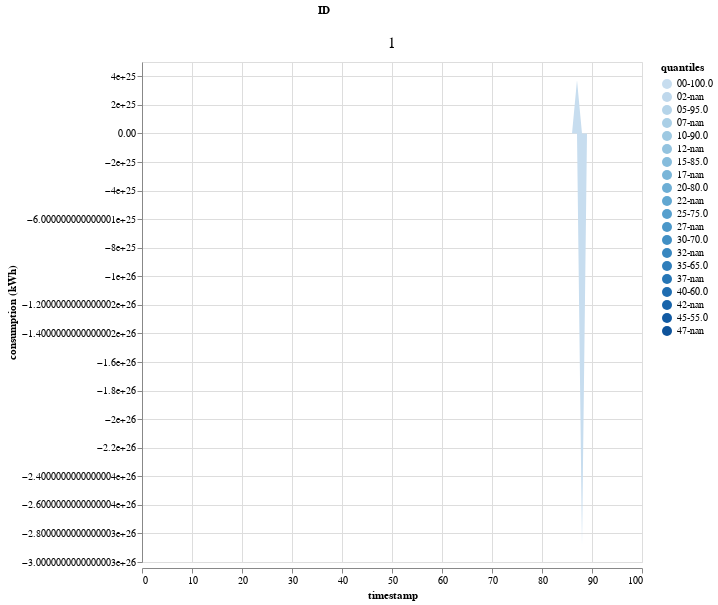

The notebook cell this image was saved under:
### Code cell
def data_df_to_quantiles(data_df): 
    # q = np.concatenate([np.arange(0, 0.05, 0.01), np.arange(0.05, 0.96, 0.05), np.arange(0.95, 1.005, 0.01)])
    q = np.arange(0, 1.01, 0.025)
    quantiles = (
        data_df.quantile(q, interpolation = 'nearest')
        .set_axis((q*100).astype('int'), axis = 0)
    )
    lower_quantiles = quantiles.loc[:49, :].stack().to_frame('min').rename_axis(index = ['lower_quantile', 'timestamp'])
    upper_quantiles = quantiles.loc[51:, :].stack().to_frame('max').reset_index(level = 0).rename(columns = {'level_0':'upper_quantile'}).assign(lower_quantile = lambda x: 100-x.upper_quantile).set_index('lower_quantile', append = True).swaplevel(0,1).sort_index().rename_axis(index = ['lower_quantile', 'timestamp'])
    return lower_quantiles.join(upper_quantiles).reset_index().assign(quantiles = lambda x: x.lower_quantile.astype('str').str.zfill(2)+'-'+x.upper_quantile.astype('str').str.zfill(2)).drop(columns = ['lower_quantile', 'upper_quantile'])

import pandas as pd
df = pd.DataFrame(days.reshape(len(days),-1))
df['ID'] = 1
import altair as alt
plot_df = df.groupby('ID').apply(data_df_to_quantiles).droplevel(1).reset_index()

area_chart = alt.Chart(plot_df).mark_area().encode(
    x = 'timestamp', 
    y= alt.Y('min:Q',title = 'consumption (kWh)',axis = alt.Axis(format = '.2f')),  
    y2='max:Q', 
    color= 'quantiles:O',    
    column = alt.Column('ID',  header=alt.Header(labelFontSize=15))
).properties(width=500,height=500).resolve_scale(y = 'shared').resolve_axis(y= 'independent').interactive(bind_x = False).configure_legend(labelLimit= 0)
area_chart

### Figure 1 — Vega-Lite specification as saved in the notebook (floating-point values rounded to 4 significant figures; data arrays with more than 128 entries replaced by an {"elided": "..."} marker saying what was removed)
{"config": {"view": {"continuousWidth": 400, "continuousHeight": 300}, "legend": {"labelLimit": 0}}, "data": {"name": "data-d831d674b043bbe983994c0bb3b11907"}, "mark": "area", "encoding": {"color": {"field": "quantiles", "type": "ordinal"}, "column": {"field": "ID", "header": {"labelFontSize": 15}, "type": "quantitative"}, "x": {"field": "timestamp", "type": "quantitative"}, "y": {"axis": {"format": ".2f"}, "field": "min", "title": "consumption (kWh)", "type": "quantitative"}, "y2": {"field": "max"}}, "height": 500, "resolve": {"axis": {"y": "independent"}, "scale": {"y": "shared"}}, "selection": {"selector005": {"type": "interval", "bind": "scales", "encodings": ["y"]}}, "width": 500, "$schema": "https://vega.github.io/schema/vega-lite/v4.17.0.json", "datasets": {"data-d831d674b043bbe983994c0bb3b11907": {"elided": "1940 records"}}}
